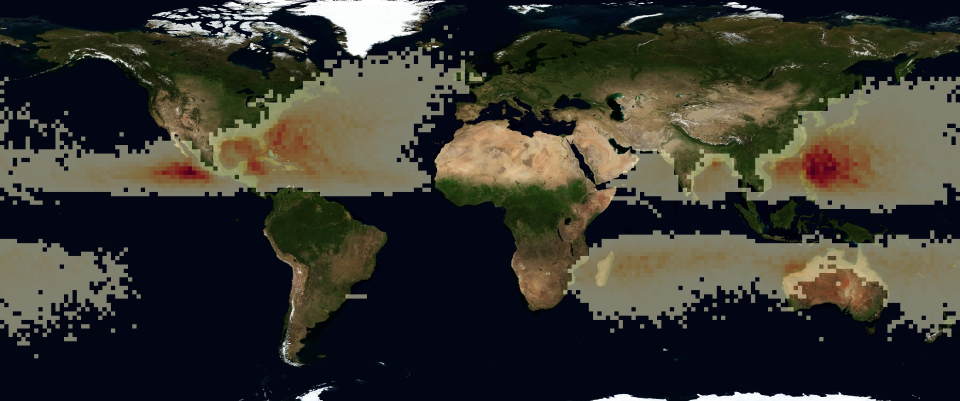
#> input picture Wallpapers/ACEHeatmap.jpg, 1920 x 802 px, given in place of worldMap.jpg, which was not available (shown at 1/2 size)
$ python video.py Wallpapers/ACEHeatmap.jpg
#> lines starting #> are read from the running program, lines starting #| are printed output that depends on the picture; pictures that were not available may be replaced by others from this repository, and a replacement may not be noted
### Map.py
import sys
from PIL import Image, ImageDraw
Image.MAX_IMAGE_PIXELS = 100000000000000000000

class Map:

	def __init__(self, mapImage, latUp, longLeft, latBot, longRight):
#> called with mapImage = 'images\\worldMap.jpg', latUp = 90, longLeft = -180, latBot = -90, longRight = 180
		if(isinstance(mapImage, str)):
			self.mapImage = Image.open(mapImage)
#> self.mapImage is the input picture: PIL image 1920x802 RGB; mean R, G, B 56.7, 55.9, 48.9
		else:
			self.mapImage = mapImage
		self.latUp = latUp
		self.longLeft = longLeft
		self.latBot = latBot
		self.longRight = longRight

	def getSubMap(self, latUp, longLeft, latBot, longRight):
#> called with latUp = 81, longLeft = -180, latBot = -68.5, longRight = 180
		coordinates = ((longLeft+180)/360, 1-((latUp+90)/180), (longRight+180)/360, 1-((latBot+90)/180))
		box = (int(coordinates[0]*self.mapImage.size[0]),int(coordinates[1]*self.mapImage.size[1]),int(coordinates[2]*self.mapImage.size[0]),int(coordinates[3]*self.mapImage.size[1]))
#> box = (0, 40, 1920, 706)
		print(coordinates)
		print(box)
#| (0, 40, 1920, 706)
		return Map(self.mapImage.crop(box), latUp, longLeft, latBot, longRight)
#> call 2 of __init__, with latUp = 81, longLeft = -180, latBot = -68.5, longRight = 180
#> in __init__ (call 2), `self.mapImage = mapImage`:
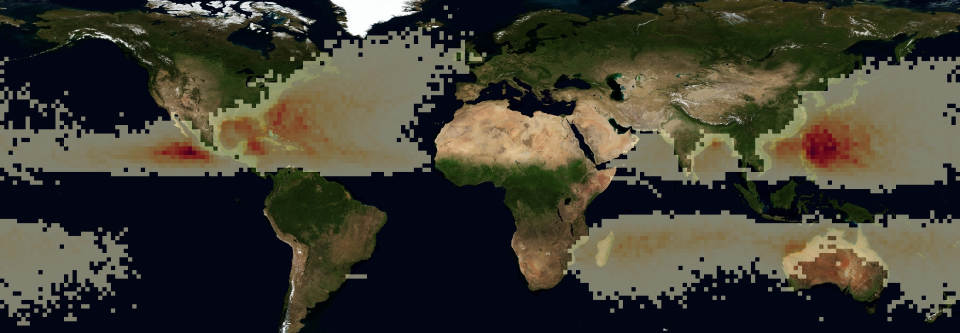
#> self.mapImage: PIL image 1920x666 RGB (shown at 1/2 size); mean R, G, B 63.5, 61.8, 50.7

	def view(self):
		self.mapImage.show()

	def save(self, name):
		self.mapImage.save(name)

	# [18 lines left out: functions latLongToPixelCoord, drawPoint, drawLine, not called in this run]

### video.py
import sys
from PIL import Image, ImageDraw, ImageFont
Image.MAX_IMAGE_PIXELS = 100000000000000000000
from Map import Map
from Cyclone import Hurricane, TrackPoint
from collections import OrderedDict
"""
#create ordered dict of times with list of points for each
times = ['18:00:00','12:00:00','00:00:00','06:00:00']
dates = OrderedDict()
hurricaneList = Hurricane.readData(sys.argv[1])

for hurr in hurricaneList:
	for p in hurr.trackPoints:
		if p.time[10:] in times:
			if p.time not in dates:
				dates[p.time] = [p]
			else:
				dates[p.time].append(p)

active = []
max = 0
while len(dates) != 0:
	map = Map("images\worldMap.jpg", 90.0, -180.0, -90.0, 180.0)
	#all
	map = map.getSubMap(81.0,-180.0,-68.5,180.0)
	values = dates.popitem(last=False)
	time = values[0]
	points = values[1]
	curr = []
	for p in points:
		curr.append(p.hurricane)
		map.drawSquare(p.getColor(),50,p.latitude,p.longitude)
		if p.hurricane not in active:
			active.append(p.hurricane)
		else:
			i = 0
			end = p.hurricane.trackPoints.index(p)
			oldPoint = p.hurricane.trackPoints[i]
			while i<end:
				newPoint = p.hurricane.trackPoints[i+1]
				if (newPoint.longitude>90 and oldPoint.longitude<-90) or (oldPoint.longitude>90 and newPoint.longitude<-90):
					print("over date line")
				else:
					if(oldPoint.getColor()==(0,0,0)):
						map.drawLine((28,84,255),10,oldPoint.latitude,oldPoint.longitude,newPoint.latitude,newPoint.longitude)
					else:
						map.drawLine(oldPoint.getColor(),10,oldPoint.latitude,oldPoint.longitude,newPoint.latitude,newPoint.longitude)
				i += 1
				oldPoint = p.hurricane.trackPoints[i]
	addedHeight = int(((9/16)*map.mapImage.size[0]) - map.mapImage.size[1])
	print(addedHeight)
	newImage = Image.new('RGBA', (map.mapImage.size[0],map.mapImage.size[1]+(addedHeight)),(255,255,255))
	newImage.paste(map.mapImage, box=(0,0,map.mapImage.size[0],map.mapImage.size[1]))
	newImage.resize((3840,2160))
	d = ImageDraw.Draw(newImage)
	basins = ['EP','SP','NA','SA','NI','SI','WP']
	#left,up,right,low
	for i in range(len(basins)):
		# font = ImageFont.truetype(<font-file>, <font-size>)
		font = ImageFont.truetype("arial.ttf", 300)
		# draw.text((x, y),"Sample Text",(r,g,b))
		cor = [newImage.size[0]*(i/len(basins)),newImage.size[1]-addedHeight,newImage.size[0]*((i+1)/len(basins)),newImage.size[1]]
		d.text((cor[0], cor[1]),basins[i],(0,0,0),font=font)
		width = 10
		for i in range(width):
			d.rectangle(cor,outline=(0,0,0))
			cor = [cor[0]+1,cor[1]-1,cor[2]-1,cor[3]-1]
	newImage.show()
	#save image
	active = curr
	if len(active) > max:
		max = len(active)
print(max)
"""
"""
for hurricane in hurricaneList:
	oldPoint = hurricane.trackPoints[0]
	for point in hurricane.trackPoints:
		newlat = point.latitude
		newlong = point.longitude
		if (newlong>90 and oldPoint.longitude<-90) or (oldPoint.longitude>90 and newlong<-90):
			print("over date line")
		else:
			if(oldPoint.getColor()==(0,0,0)):
				map.drawLine((28,84,255),1,oldPoint.latitude,oldPoint.longitude,newlat,newlong)
			else:
				map.drawLine(oldPoint.getColor(),1,oldPoint.latitude,oldPoint.longitude,newlat,newlong)
		oldPoint = point
"""
map = Map("images\worldMap.jpg", 90.0, -180.0, -90.0, 180.0)
	#all
map = map.getSubMap(81.0,-180.0,-68.5,180.0)
addedHeight = int(((9/16)*map.mapImage.size[0]) - map.mapImage.size[1])
#> addedHeight = 414
print(addedHeight)
#| 414
newImage = Image.new('RGBA', (map.mapImage.size[0],map.mapImage.size[1]+(addedHeight)),(255,255,255))
#> newImage: PIL image 1920x1080 RGBA; every value is 255
newImage.paste(map.mapImage, box=(0,0,map.mapImage.size[0],map.mapImage.size[1]))
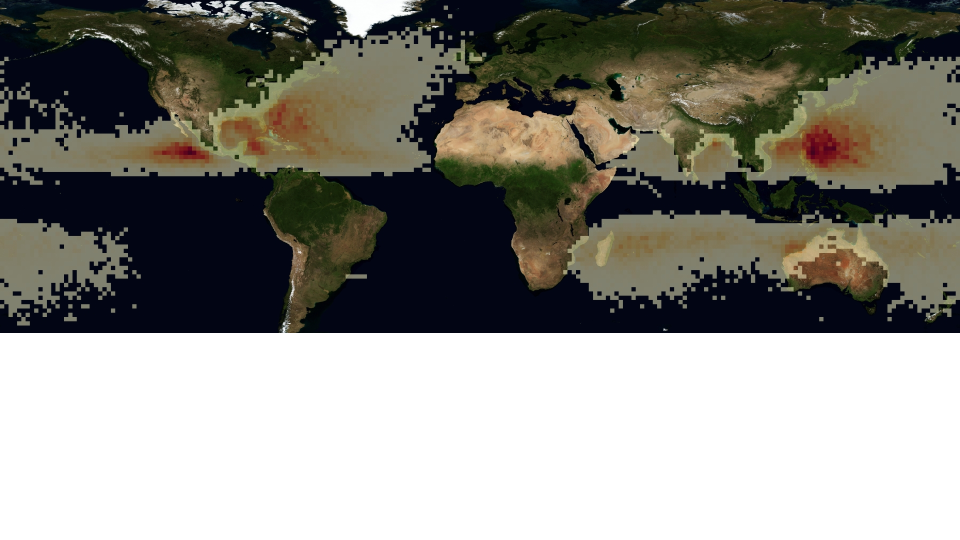
#> newImage: PIL image 1920x1080 RGBA (shown at 1/2 size); mean R, G, B, A 136.9, 135.9, 129, 255
newImage.resize((3840,2160))
d = ImageDraw.Draw(newImage)
basins = ['EP','SP','NA','SA','NI','SI','WP']
#left,up,right,low
for i in range(len(basins)):
	# font = ImageFont.truetype(<font-file>, <font-size>)
	font = ImageFont.truetype("arial.ttf", 300)
	# draw.text((x, y),"Sample Text",(r,g,b))
	cor = [newImage.size[0]*(i/len(basins)),newImage.size[1]-addedHeight,newImage.size[0]*((i+1)/len(basins)),newImage.size[1]]
	d.text((cor[0], cor[1]),basins[i],(0,0,0),font=font)
	width = 10
	for i in range(width):
		d.rectangle(cor,outline=(0,0,0))
		cor = [cor[0]+1,cor[1]-1,cor[2]-1,cor[3]-1]
for i in range(5):
	#working on lines
	d.line([(0,newImage.size[1]-addedHeight//(i+2)),(newImage.size[0],newImage.size[1]-addedHeight//(i+2))],width=10,fill=(0,0,0))
newImage.show()
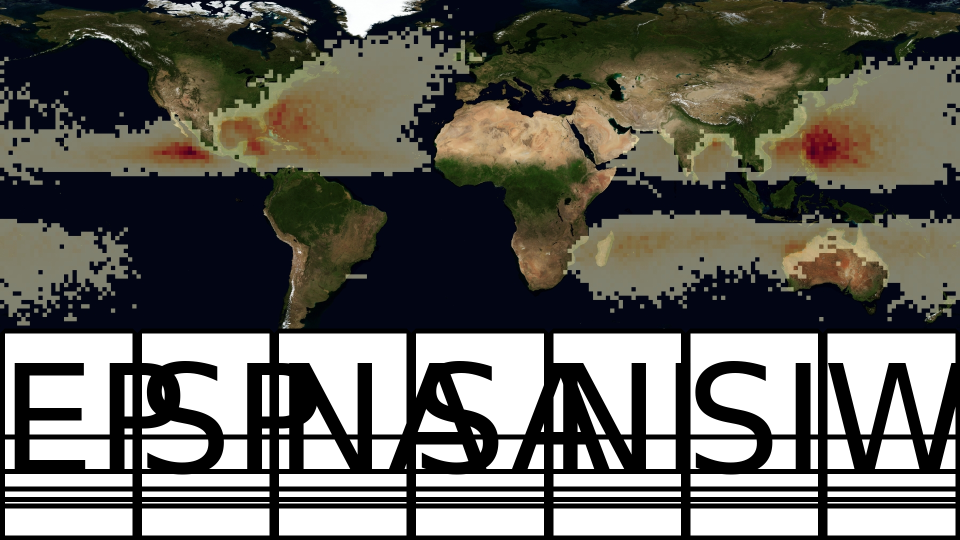
#> shown: PIL image 1920x1080 RGBA (shown at 1/2 size); mean R, G, B, A 98.5, 97.5, 90.5, 255
newImage.save('images/vidEx.png')

$ run again, on Wallpapers/AllTrackLines.jpg
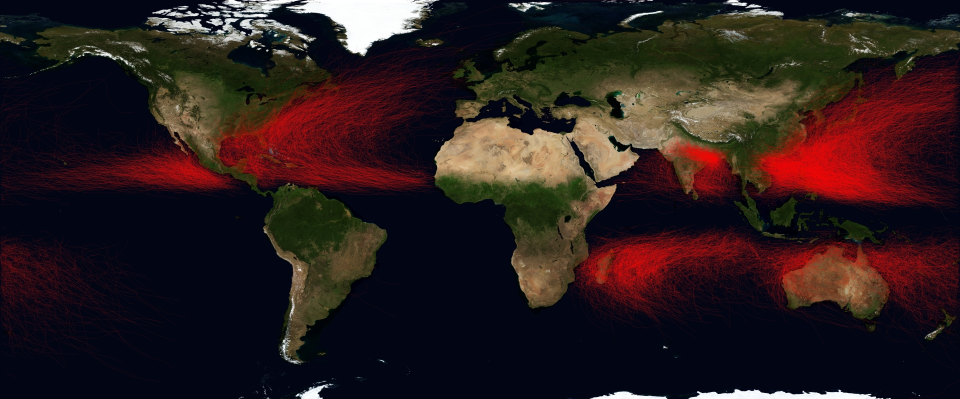
#> input picture Wallpapers/AllTrackLines.jpg, 1920 x 797 px, given in place of worldMap.jpg, which was not available (shown at 1/2 size)
#> in __init__, self.mapImage is the input picture: PIL image 1920x797 RGB; mean R, G, B 43.3, 29.2, 29.8
#| (0, 39, 1920, 701)
#> in __init__ (call 2), `self.mapImage = mapImage`:
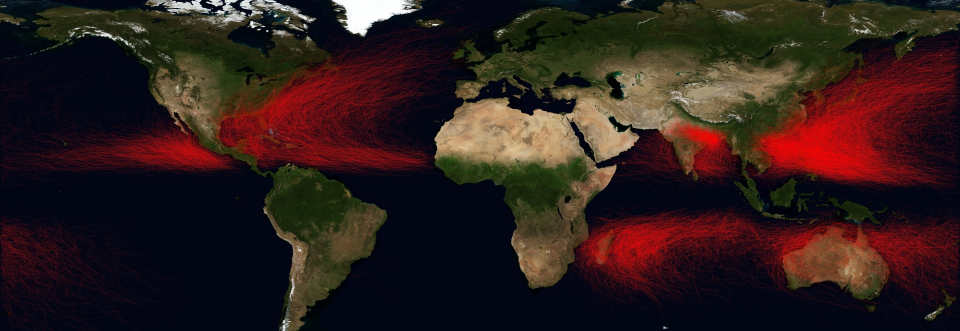
#> self.mapImage: PIL image 1920x662 RGB (shown at 1/2 size); mean R, G, B 47.5, 29.7, 27.9
#| 418
#> `newImage.show()`:
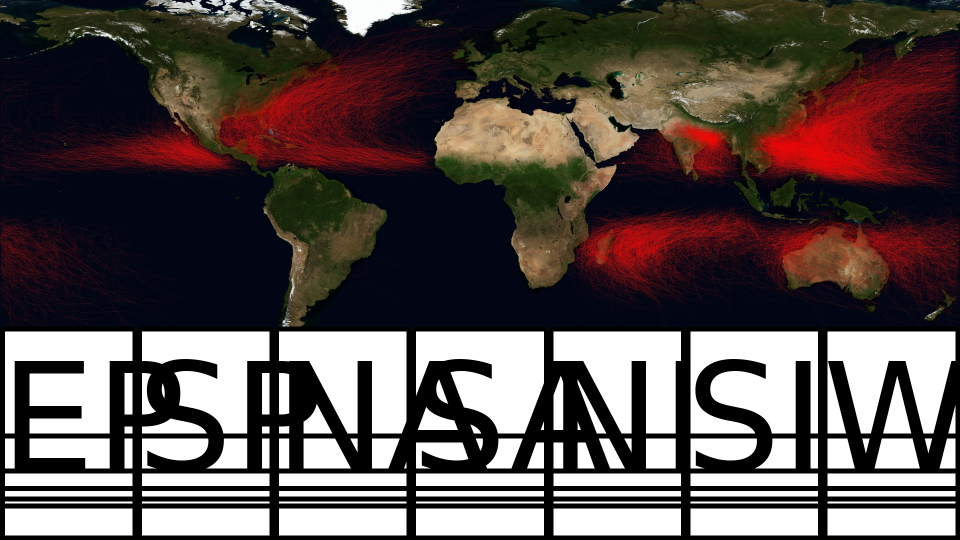
#> shown: PIL image 1920x1080 RGBA (shown at 1/2 size); mean R, G, B, A 89, 78.1, 76.9, 255
